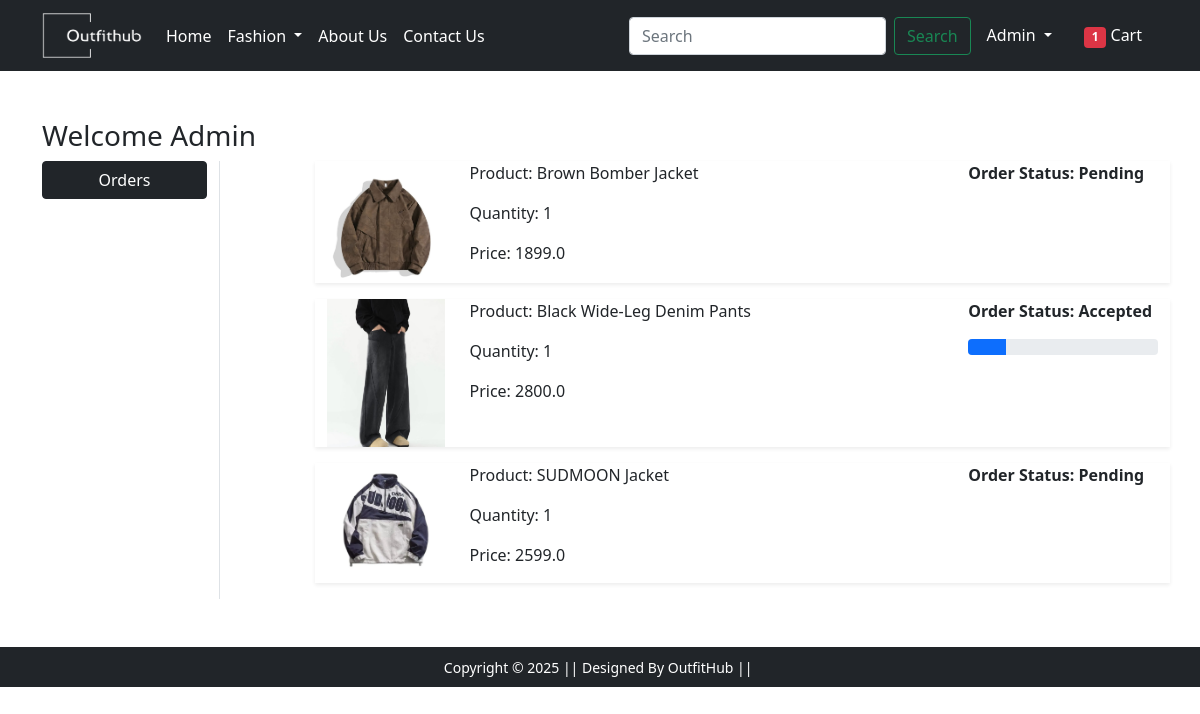
Screenshot of /orders/ (signed in) with the database file from the repository.
### app/models.py (models this page shows, shortened)
class OrderPlaced(models.Model):
    user = models.ForeignKey(User, on_delete=models.CASCADE)
    customer = models.ForeignKey(Customer, on_delete=models.CASCADE)
    product = models.ForeignKey(Product, on_delete=models.CASCADE)
    quantity = models.PositiveIntegerField(default=1)
    order_date = models.DateTimeField(auto_now_add=True)
    status = models.CharField(max_length=50, choices=STATUS_CHOICES,default='Pending')
    @property
    def total_cost(self):
        return self.quantity * self.product.discounted_price

class Product(models.Model):
    title = models.CharField(max_length=100)
    selling_price = models.FloatField()
    discounted_price = models.FloatField()
    description = models.TextField()
    brand = models.CharField(max_length=100)
    category = models.CharField(max_length=2, choices=CATEGORY_CHOICES)
    product_image = models.ImageField(upload_to='productimg')

### app/views.py (the view)
# urls.py: path("orders/", views.orders, name="orders"),
@login_required
def orders(request):
    op = OrderPlaced.objects.filter(user=request.user)
    return render(request, 'app/orders.html', {'order_placed': op})

### app/context_processors.py (called while the page is built)
def cart_count(request):
    if request.user.is_authenticated:
        count = Cart.objects.filter(user=request.user).count()
    else:
        count = 0
    return {'cart_count': count}

### app/templates/app/orders.html (shortened to what this page needs)
{% extends 'app/base.html' %}
{% load static %}
{% block main-content %}
<div class="container my-5">
 <div class="row">
 <h3>Welcome <span class="text-capitalize">{{ request.user }}</span></h3>
  <div class="col-sm-2 border-end">
   <ul class="list-unstyled">
    <li class="d-grid"><a href="{% url 'orders' %}" class="btn btn-dark">Orders</a></li>
   </ul>
  </div>
  <div class="col-sm-9 offset-sm-1">
    {% for op in order_placed %}
    <div class="row shadow-sm mb-3">
        <div class="col-sm-2">
            <img src="{{op.product.product_image.url}}" alt="" srcset="" class="img-fluid" height="150" width="150">
        </div>
        <div class="col-sm-7">
            <p>Product: {{op.product.title}}</p>
            <p>Quantity: {{op.quantity}}</p>
            <p>Price: {{op.total_cost}}</p>
        </div>
        <div class="col-sm-3 fw-bold">
            <p>Order Status: {{op.status}}</p>
            {% if op.status == 'Accepted'%}
            <div class="progress">
                <div class="progress-bar" role="progressbar" style="width: 20%" aria-valuenow="20" aria-valuemin="0" aria-valuemax="100"></div>
            </div>
            {% endif %}
        </div>
    </div>
    {% endfor %}
    </div>
    </div>
</div>
{% endblock main-content %}

### app/templates/app/base.html (shortened to what this page needs)
  <!doctype html>
  {% load static %}
  <html lang="en">
    <head>
      <link href="https://cdn.jsdelivr.net/npm/bootstrap@5.0.0-beta1/dist/css/bootstrap.min.css" rel="stylesheet">
      <link rel="stylesheet" href="{% static 'app/css/owl.carousel.min.css' %}">
      <link rel="stylesheet" href="{% static 'app/css/all.min.css' %}">
      <link rel="stylesheet" href="{% static 'app/css/style.css' %}">
    </head>
    <body>
      <nav class="navbar navbar-expand-lg navbar-dark bg-dark">
      <div class="container">
        <a class="navbar-brand" href="#">
        <img src="{% static 'app/images/OutfitHub.png' %}" width="100" height="45">
        </a>
        <div class="collapse navbar-collapse" id="navbarSupportedContent">
          <ul class="navbar-nav me-auto mb-2 mb-lg-0">
            <li class="nav-item">
              <a class="nav-link active" aria-current="page" href="/">Home</a>
            </li>
            <li class="nav-item dropdown">
              <a class="nav-link dropdown-toggle text-white" href="#" id="fashionDropdown" role="button" data-bs-toggle="dropdown" aria-expanded="false">
                Fashion
              </a>
            </li>
            <li class="nav-item">
            <a class="nav-link text-white" href="#">About Us</a>
          </li>
          <li class="nav-item">
            <a class="nav-link text-white" href="#">Contact Us</a>
          </li>
          </ul>
         <form class="d-flex">
           <input class="form-control me-2" type="search" placeholder="Search" aria-label="Search">
           <button class="btn btn-outline-success" type="submit">Search</button>
         </form>
          <div>
            <ul class="navbar-nav me-auto mb-2 mb-lg-0">
            {% if request.user.is_authenticated %}
            <li class="nav-item dropdown mx-2">
                <a class="nav-link dropdown-toggle text-white" href="#" id="profileDropdown" role="button" data-bs-toggle="dropdown" aria-expanded="false">
                {{request.user.username|capfirst}}
                </a>
              </li>
              <li class="nav-item mx-2">
              <a href="{% url 'showcart' %}" class="nav-link text-white"><span class="badge bg-danger">{{ cart_count }}</span> Cart </a>
              </li>
              {% endif %}
            </ul>
          </div>
        </div>
      </div>
      </nav>
      {% block main-content %} {% endblock main-content %}
    <footer class="container-fluid bg-dark text-center p-2 mt-5">
          <small class="text-white">Copyright &copy; 2025 || Designed By OutfitHub || </small>
      </footer>
    </body>
  </html>

### rows the page displays
OrderPlaced: product.product_image (picture), product "Brown Bomber Jacket", quantity "1", total_cost "1899.0", status "Pending"
OrderPlaced: product.product_image (picture), product "Black Wide-Leg Denim Pants", quantity "1", total_cost "2800.0", status "Accepted"
OrderPlaced: product.product_image (picture), product "SUDMOON Jacket", quantity "1", total_cost "2599.0", status "Pending"

### other values shown
{{ request.user.username|capfirst }} "Admin"
{{ cart_count }} "1"
{{ request.user }} "Admin"
